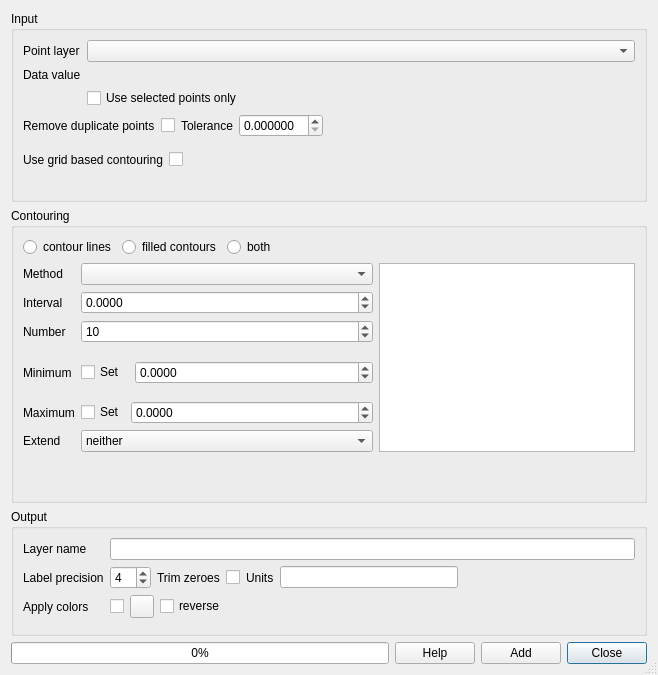
<?xml version="1.0" encoding="UTF-8"?>
<ui version="4.0">
 <class>ContourDialog</class>
 <widget class="QDialog" name="ContourDialog">
  <property name="windowModality">
   <enum>Qt::NonModal</enum>
  </property>
  <property name="geometry">
   <rect>
    <x>0</x>
    <y>0</y>
    <width>658</width>
    <height>675</height>
   </rect>
  </property>
  <property name="windowTitle">
   <string>Contour</string>
  </property>
  <property name="sizeGripEnabled">
   <bool>true</bool>
  </property>
  <layout class="QGridLayout" name="gridLayout_3" rowstretch="0,1,0,0">
   <item row="0" column="0" colspan="4">
    <widget class="QGroupBox" name="groupBox_2">
     <property name="title">
      <string>Input</string>
     </property>
     <layout class="QGridLayout" name="gridLayout" rowstretch="0,0,0,0,0" rowminimumheight="0,0,0,0,0">
      <item row="0" column="0">
       <layout class="QFormLayout" name="formLayout_2">
        <property name="topMargin">
         <number>0</number>
        </property>
        <item row="0" column="0">
         <widget class="QLabel" name="label_3">
          <property name="text">
           <string>Point layer</string>
          </property>
          <property name="buddy">
           <cstring>uSourceLayer</cstring>
          </property>
         </widget>
        </item>
        <item row="2" column="0">
         <widget class="QLabel" name="label_4">
          <property name="text">
           <string>Data value</string>
          </property>
          <property name="buddy">
           <cstring>uDataField</cstring>
          </property>
         </widget>
        </item>
        <item row="2" column="1">
         <widget class="QgsFieldExpressionWidget" name="uDataField"/>
        </item>
        <item row="3" column="1">
         <widget class="QCheckBox" name="uSelectedOnly">
          <property name="text">
           <string>Use selected points only</string>
          </property>
         </widget>
        </item>
        <item row="0" column="1">
         <widget class="QgsMapLayerComboBox" name="uSourceLayer"/>
        </item>
       </layout>
      </item>
      <item row="2" column="0">
       <layout class="QHBoxLayout" name="horizontalLayout">
        <item>
         <widget class="QLabel" name="label_2">
          <property name="text">
           <string>Remove duplicate points</string>
          </property>
          <property name="buddy">
           <cstring>uThinPoints</cstring>
          </property>
         </widget>
        </item>
        <item>
         <widget class="QCheckBox" name="uThinPoints">
          <property name="text">
           <string/>
          </property>
         </widget>
        </item>
        <item>
         <widget class="QLabel" name="label_11">
          <property name="text">
           <string>Tolerance</string>
          </property>
          <property name="buddy">
           <cstring>uThinRadius</cstring>
          </property>
         </widget>
        </item>
        <item>
         <widget class="QDoubleSpinBox" name="uThinRadius">
          <property name="decimals">
           <number>6</number>
          </property>
          <property name="singleStep">
           <double>0.000001000000000</double>
          </property>
         </widget>
        </item>
        <item>
         <spacer name="horizontalSpacer">
          <property name="orientation">
           <enum>Qt::Horizontal</enum>
          </property>
          <property name="sizeHint" stdset="0">
           <size>
            <width>40</width>
            <height>20</height>
           </size>
          </property>
         </spacer>
        </item>
       </layout>
      </item>
      <item row="3" column="0">
       <layout class="QHBoxLayout" name="horizontalLayout_3">
        <property name="topMargin">
         <number>7</number>
        </property>
        <item>
         <widget class="QLabel" name="uUseGridLabel">
          <property name="enabled">
           <bool>true</bool>
          </property>
          <property name="text">
           <string>Use grid based contouring</string>
          </property>
          <property name="buddy">
           <cstring>uUseGrid</cstring>
          </property>
         </widget>
        </item>
        <item>
         <widget class="QCheckBox" name="uUseGrid">
          <property name="text">
           <string/>
          </property>
         </widget>
        </item>
        <item>
         <spacer name="horizontalSpacer_3">
          <property name="orientation">
           <enum>Qt::Horizontal</enum>
          </property>
          <property name="sizeHint" stdset="0">
           <size>
            <width>40</width>
            <height>20</height>
           </size>
          </property>
         </spacer>
        </item>
       </layout>
      </item>
      <item row="4" column="0">
       <widget class="QLabel" name="uLayerDescription">
        <property name="text">
         <string/>
        </property>
       </widget>
      </item>
     </layout>
    </widget>
   </item>
   <item row="1" column="0" colspan="4">
    <widget class="QGroupBox" name="groupBox">
     <property name="title">
      <string>Contouring</string>
     </property>
     <layout class="QGridLayout" name="gridLayout_2" rowstretch="0,0,0,0,0,0,0,0,0,0,0" columnstretch="0,0,0">
      <item row="0" column="0" colspan="3">
       <layout class="QHBoxLayout" name="horizontalLayout_7">
        <item>
         <widget class="QRadioButton" name="uLinesContours">
          <property name="text">
           <string>contour lines</string>
          </property>
         </widget>
        </item>
        <item>
         <widget class="QRadioButton" name="uFilledContours">
          <property name="text">
           <string>filled contours</string>
          </property>
         </widget>
        </item>
        <item>
         <widget class="QRadioButton" name="uBoth">
          <property name="text">
           <string>both</string>
          </property>
         </widget>
        </item>
        <item>
         <spacer name="horizontalSpacer_5">
          <property name="orientation">
           <enum>Qt::Horizontal</enum>
          </property>
          <property name="sizeHint" stdset="0">
           <size>
            <width>40</width>
            <height>20</height>
           </size>
          </property>
         </spacer>
        </item>
       </layout>
      </item>
      <item row="10" column="1">
       <spacer name="verticalSpacer">
        <property name="orientation">
         <enum>Qt::Vertical</enum>
        </property>
        <property name="sizeHint" stdset="0">
         <size>
          <width>20</width>
          <height>40</height>
         </size>
        </property>
       </spacer>
      </item>
      <item row="5" column="0">
       <widget class="QLabel" name="label_5">
        <property name="text">
         <string>Minimum</string>
        </property>
        <property name="buddy">
         <cstring>uSetMinimum</cstring>
        </property>
       </widget>
      </item>
      <item row="3" column="0">
       <widget class="QLabel" name="label">
        <property name="text">
		<string>Number</string>
        </property>
        <property name="buddy">
         <cstring>uNContour</cstring>
        </property>
       </widget>
      </item>
      <item row="3" column="1">
       <widget class="QSpinBox" name="uNContour">
        <property name="sizePolicy">
         <sizepolicy hsizetype="Expanding" vsizetype="Fixed">
          <horstretch>0</horstretch>
          <verstretch>0</verstretch>
         </sizepolicy>
        </property>
        <property name="statusTip">
         <string>Number of levels between min and max value (from data field)</string>
        </property>
        <property name="minimum">
         <number>1</number>
        </property>
        <property name="maximum">
         <number>999</number>
        </property>
        <property name="value">
         <number>10</number>
        </property>
       </widget>
      </item>
      <item row="8" column="0">
       <widget class="QLabel" name="label_10">
        <property name="text">
         <string>Extend</string>
        </property>
        <property name="buddy">
         <cstring>uExtend</cstring>
        </property>
       </widget>
      </item>
      <item row="8" column="1">
       <widget class="QComboBox" name="uExtend">
        <property name="sizePolicy">
         <sizepolicy hsizetype="Expanding" vsizetype="Fixed">
          <horstretch>0</horstretch>
          <verstretch>0</verstretch>
         </sizepolicy>
        </property>
        <item>
         <property name="text">
          <string>neither</string>
         </property>
        </item>
        <item>
         <property name="text">
          <string>min</string>
         </property>
        </item>
        <item>
         <property name="text">
          <string>max</string>
         </property>
        </item>
        <item>
         <property name="text">
          <string>both</string>
         </property>
        </item>
       </widget>
      </item>
      <item row="7" column="1">
       <layout class="QHBoxLayout" name="horizontalLayout_6">
        <property name="topMargin">
         <number>0</number>
        </property>
        <item>
         <widget class="QCheckBox" name="uSetMaximum">
          <property name="text">
           <string>Set</string>
          </property>
         </widget>
        </item>
        <item>
         <widget class="QDoubleSpinBox" name="uMaxContour">
          <property name="sizePolicy">
           <sizepolicy hsizetype="Expanding" vsizetype="Fixed">
            <horstretch>0</horstretch>
            <verstretch>0</verstretch>
           </sizepolicy>
          </property>
          <property name="locale">
           <locale language="C" country="AnyCountry"/>
          </property>
          <property name="decimals">
           <number>4</number>
          </property>
          <property name="minimum">
           <double>-999999999.000000000000000</double>
          </property>
          <property name="maximum">
           <double>999999999.000000000000000</double>
          </property>
         </widget>
        </item>
       </layout>
      </item>
      <item row="1" column="2" rowspan="8">
       <widget class="QListWidget" name="uLevelsList">
        <property name="sizePolicy">
         <sizepolicy hsizetype="Preferred" vsizetype="Preferred">
          <horstretch>0</horstretch>
          <verstretch>0</verstretch>
         </sizepolicy>
        </property>
        <property name="locale">
         <locale language="C" country="AnyCountry"/>
        </property>
       </widget>
      </item>
      <item row="1" column="0">
       <widget class="QLabel" name="label_7">
        <property name="text">
         <string>Method</string>
        </property>
        <property name="buddy">
         <cstring>uMethod</cstring>
        </property>
       </widget>
      </item>
      <item row="1" column="1">
       <widget class="QComboBox" name="uMethod">
        <property name="sizePolicy">
         <sizepolicy hsizetype="Expanding" vsizetype="Fixed">
          <horstretch>0</horstretch>
          <verstretch>0</verstretch>
         </sizepolicy>
        </property>
       </widget>
      </item>
      <item row="5" column="1">
       <layout class="QHBoxLayout" name="horizontalLayout_5">
        <property name="spacing">
         <number>10</number>
        </property>
        <property name="topMargin">
         <number>0</number>
        </property>
        <item>
         <widget class="QCheckBox" name="uSetMinimum">
          <property name="text">
           <string>Set</string>
          </property>
         </widget>
        </item>
        <item>
         <widget class="QDoubleSpinBox" name="uMinContour">
          <property name="sizePolicy">
           <sizepolicy hsizetype="Expanding" vsizetype="Fixed">
            <horstretch>0</horstretch>
            <verstretch>0</verstretch>
           </sizepolicy>
          </property>
          <property name="locale">
           <locale language="C" country="AnyCountry"/>
          </property>
          <property name="decimals">
           <number>4</number>
          </property>
          <property name="minimum">
           <double>-999999999.000000000000000</double>
          </property>
          <property name="maximum">
           <double>999999999.000000000000000</double>
          </property>
         </widget>
        </item>
       </layout>
      </item>
      <item row="7" column="0">
       <widget class="QLabel" name="label_6">
        <property name="text">
         <string>Maximum</string>
        </property>
        <property name="buddy">
         <cstring>uSetMaximum</cstring>
        </property>
       </widget>
      </item>
      <item row="2" column="1">
       <widget class="QDoubleSpinBox" name="uContourInterval">
        <property name="sizePolicy">
         <sizepolicy hsizetype="Expanding" vsizetype="Fixed">
          <horstretch>0</horstretch>
          <verstretch>0</verstretch>
         </sizepolicy>
        </property>
        <property name="locale">
         <locale language="C" country="AnyCountry"/>
        </property>
        <property name="decimals">
         <number>4</number>
        </property>
        <property name="minimum">
         <double>-999999999.000000000000000</double>
        </property>
        <property name="maximum">
         <double>999999999.000000000000000</double>
        </property>
       </widget>
      </item>
      <item row="2" column="0">
       <widget class="QLabel" name="label_15">
        <property name="text">
         <string>Interval</string>
        </property>
        <property name="buddy">
         <cstring>uContourInterval</cstring>
        </property>
       </widget>
      </item>
     </layout>
    </widget>
   </item>
   <item row="3" column="0">
    <widget class="QProgressBar" name="progressBar">
     <property name="value">
      <number>0</number>
     </property>
     <property name="alignment">
      <set>Qt::AlignCenter</set>
     </property>
     <property name="textVisible">
      <bool>true</bool>
     </property>
    </widget>
   </item>
   <item row="2" column="0" colspan="4">
    <widget class="QGroupBox" name="groupBox_3">
     <property name="title">
      <string>Output</string>
     </property>
     <layout class="QGridLayout" name="gridLayout_4">
      <item row="0" column="0">
       <layout class="QFormLayout" name="formLayout">
        <property name="bottomMargin">
         <number>6</number>
        </property>
        <item row="0" column="0">
         <widget class="QLabel" name="label_8">
          <property name="text">
           <string>Layer name</string>
          </property>
          <property name="buddy">
           <cstring>uOutputName</cstring>
          </property>
         </widget>
        </item>
        <item row="0" column="1">
         <widget class="QLineEdit" name="uOutputName"/>
        </item>
        <item row="1" column="1">
         <layout class="QHBoxLayout" name="horizontalLayout_2">
          <property name="leftMargin">
           <number>0</number>
          </property>
          <property name="topMargin">
           <number>0</number>
          </property>
          <item>
           <widget class="QSpinBox" name="uPrecision">
            <property name="sizePolicy">
             <sizepolicy hsizetype="Fixed" vsizetype="Fixed">
              <horstretch>0</horstretch>
              <verstretch>0</verstretch>
             </sizepolicy>
            </property>
            <property name="statusTip">
             <string>Number of decimal places shown in labels</string>
            </property>
            <property name="minimum">
             <number>0</number>
            </property>
            <property name="maximum">
             <number>10</number>
            </property>
            <property name="value">
             <number>4</number>
            </property>
           </widget>
          </item>
          <item>
           <widget class="QLabel" name="label_14">
            <property name="text">
             <string>Trim zeroes</string>
            </property>
            <property name="buddy">
             <cstring>uTrimZeroes</cstring>
            </property>
           </widget>
          </item>
          <item>
           <widget class="QCheckBox" name="uTrimZeroes">
            <property name="text">
             <string/>
            </property>
           </widget>
          </item>
          <item>
           <widget class="QLabel" name="label_12">
            <property name="text">
             <string>Units</string>
            </property>
            <property name="buddy">
             <cstring>uLabelUnits</cstring>
            </property>
           </widget>
          </item>
          <item>
           <widget class="QLineEdit" name="uLabelUnits"/>
          </item>
          <item>
           <spacer name="horizontalSpacer_2">
            <property name="orientation">
             <enum>Qt::Horizontal</enum>
            </property>
            <property name="sizeHint" stdset="0">
             <size>
              <width>40</width>
              <height>20</height>
             </size>
            </property>
           </spacer>
          </item>
         </layout>
        </item>
        <item row="1" column="0">
         <widget class="QLabel" name="label_9">
          <property name="text">
           <string>Label precision</string>
          </property>
          <property name="buddy">
           <cstring>uPrecision</cstring>
          </property>
         </widget>
        </item>
        <item row="2" column="1">
         <layout class="QHBoxLayout" name="horizontalLayout_4" stretch="0,1,0,0">
          <property name="bottomMargin">
           <number>0</number>
          </property>
          <item>
           <widget class="QCheckBox" name="uApplyColors">
            <property name="text">
             <string/>
            </property>
           </widget>
          </item>
          <item>
           <widget class="QgsColorRampButton" name="uColorRamp"/>
          </item>
          <item>
           <widget class="QCheckBox" name="uReverseRamp">
            <property name="text">
             <string>reverse</string>
            </property>
           </widget>
          </item>
          <item>
           <spacer name="horizontalSpacer_4">
            <property name="orientation">
             <enum>Qt::Horizontal</enum>
            </property>
            <property name="sizeHint" stdset="0">
             <size>
              <width>40</width>
              <height>20</height>
             </size>
            </property>
           </spacer>
          </item>
         </layout>
        </item>
        <item row="2" column="0">
         <widget class="QLabel" name="label_13">
          <property name="text">
           <string>Apply colors</string>
          </property>
          <property name="buddy">
           <cstring>uApplyColors</cstring>
          </property>
         </widget>
        </item>
       </layout>
      </item>
     </layout>
    </widget>
   </item>
   <item row="3" column="3">
    <widget class="QPushButton" name="uCloseButton">
     <property name="text">
      <string>Close</string>
     </property>
    </widget>
   </item>
   <item row="3" column="1">
    <widget class="QPushButton" name="uHelpButton">
     <property name="text">
      <string>Help</string>
     </property>
    </widget>
   </item>
   <item row="3" column="2">
    <widget class="QPushButton" name="uAddButton">
     <property name="text">
      <string>Add</string>
     </property>
    </widget>
   </item>
  </layout>
 </widget>
 <customwidgets>
  <customwidget>
   <class>QgsFieldExpressionWidget</class>
   <extends>QWidget</extends>
   <header>qgsfieldexpressionwidget.h</header>
  </customwidget>
  <customwidget>
   <class>QgsMapLayerComboBox</class>
   <extends>QComboBox</extends>
   <header>qgsmaplayercombobox.h</header>
  </customwidget>
  <customwidget>
   <class>QgsColorRampButton</class>
   <extends>QToolButton</extends>
   <header>qgis.gui.h</header>
  </customwidget>
 </customwidgets>
 <tabstops>
  <tabstop>uSourceLayer</tabstop>
  <tabstop>uSelectedOnly</tabstop>
  <tabstop>uThinPoints</tabstop>
  <tabstop>uThinRadius</tabstop>
  <tabstop>uUseGrid</tabstop>
  <tabstop>uLinesContours</tabstop>
  <tabstop>uFilledContours</tabstop>
  <tabstop>uBoth</tabstop>
  <tabstop>uMethod</tabstop>
  <tabstop>uContourInterval</tabstop>
  <tabstop>uNContour</tabstop>
  <tabstop>uSetMinimum</tabstop>
  <tabstop>uMinContour</tabstop>
  <tabstop>uSetMaximum</tabstop>
  <tabstop>uMaxContour</tabstop>
  <tabstop>uExtend</tabstop>
  <tabstop>uLevelsList</tabstop>
  <tabstop>uOutputName</tabstop>
  <tabstop>uPrecision</tabstop>
  <tabstop>uTrimZeroes</tabstop>
  <tabstop>uLabelUnits</tabstop>
  <tabstop>uApplyColors</tabstop>
  <tabstop>uColorRamp</tabstop>
  <tabstop>uReverseRamp</tabstop>
  <tabstop>uHelpButton</tabstop>
  <tabstop>uAddButton</tabstop>
  <tabstop>uCloseButton</tabstop>
 </tabstops>
 <resources/>
 <connections/>
</ui>
